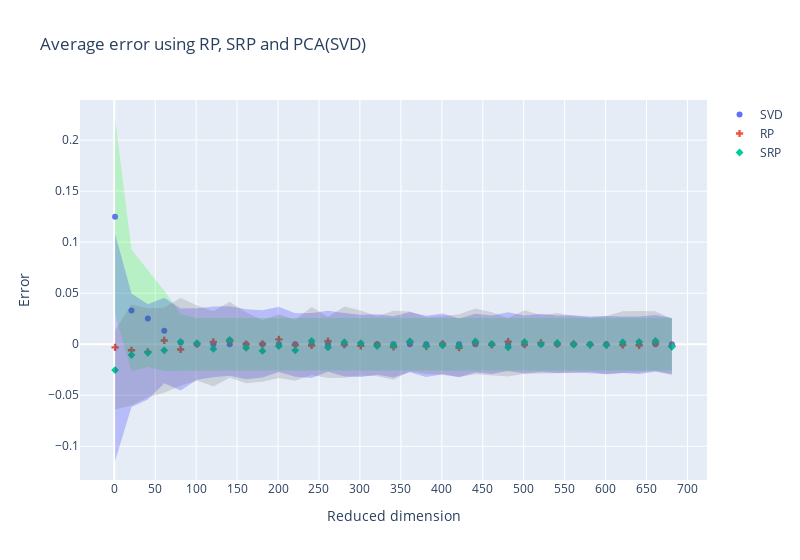

Here is the notebook cell this chart was saved with:
### Code cell
fig = go.Figure()

ks = np.arange(1,700, avg)

fig.add_trace(go.Scatter(x=ks, y=p_diff, name="SVD", marker_symbol="circle", mode="markers"))
fig.add_trace(go.Scatter(x=ks, y=r_diff, name="RP", marker_symbol="cross", mode="markers"))
fig.add_trace(go.Scatter(x=ks, y=sr_diff, name="SRP", marker_symbol="diamond", mode="markers"))

fig.add_trace(go.Scatter(x=list(ks)+list(ks[::-1]), y=list(p_min)+list(p_max[::-1]), fill="toself", fillcolor='rgba(0,255,0,0.2)', line=dict(color='rgba(255,255,255,0)'), hoverinfo="skip", showlegend=False))

fig.add_trace(go.Scatter(x=list(ks)+list(ks[::-1]), y=list(r_min)+list(r_max[::-1]), fill="toself", fillcolor='rgba(0,0,255,0.2)', line=dict(color='rgba(255,255,255,0)'), hoverinfo="skip", showlegend=False))

fig.add_trace(go.Scatter(x=list(ks)+list(ks[::-1]), y=list(sr_min)+list(sr_max[::-1]), fill="toself", fillcolor='rgba(100,100,100,0.2)', line=dict(color='rgba(255,255,255,0)'), hoverinfo="skip", showlegend=False))

fig.update_layout(
    title_text="Average error using RP, SRP and PCA(SVD)" ,
    width=800,
)

fig.update_xaxes(title_text='Reduced dimension', dtick=50)
fig.update_yaxes(title_text='Error')

fig.show()
